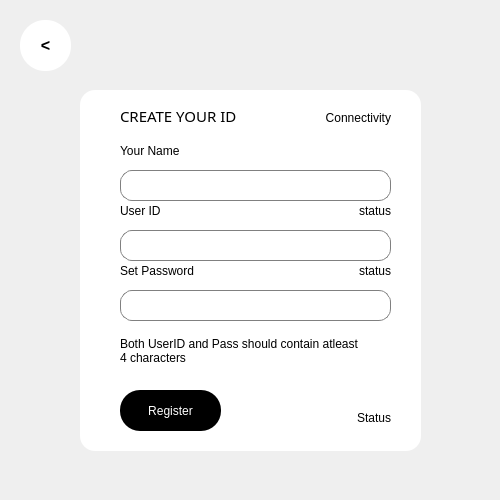
<?xml version="1.0" encoding="UTF-8"?>
<ui version="4.0">
 <class>IDRegister</class>
 <widget class="QDialog" name="IDRegister">
  <property name="geometry">
   <rect>
    <x>0</x>
    <y>0</y>
    <width>500</width>
    <height>500</height>
   </rect>
  </property>
  <property name="windowTitle">
   <string>Dialog</string>
  </property>
  <widget class="QGroupBox" name="groupBox">
   <property name="geometry">
    <rect>
     <x>80</x>
     <y>90</y>
     <width>341</width>
     <height>361</height>
    </rect>
   </property>
   <property name="styleSheet">
    <string notr="true">QGroupBox {
background-color: white; 
border-radius: 15px
}</string>
   </property>
   <property name="title">
    <string/>
   </property>
   <widget class="QLabel" name="label_4">
    <property name="geometry">
     <rect>
      <x>40</x>
      <y>50</y>
      <width>101</width>
      <height>21</height>
     </rect>
    </property>
    <property name="styleSheet">
     <string notr="true">color: rgb(0, 0, 0);</string>
    </property>
    <property name="text">
     <string>Your Name</string>
    </property>
   </widget>
   <widget class="QLineEdit" name="txt_Name">
    <property name="geometry">
     <rect>
      <x>40</x>
      <y>80</y>
      <width>271</width>
      <height>31</height>
     </rect>
    </property>
    <property name="styleSheet">
     <string notr="true">QLineEdit {

border: 1px solid gray; 
border-radius: 12px; 
background color: white; 
padding: 5px


}</string>
    </property>
   </widget>
   <widget class="QLabel" name="label">
    <property name="geometry">
     <rect>
      <x>40</x>
      <y>110</y>
      <width>101</width>
      <height>21</height>
     </rect>
    </property>
    <property name="styleSheet">
     <string notr="true">color: rgb(0, 0, 0);</string>
    </property>
    <property name="text">
     <string>User ID</string>
    </property>
   </widget>
   <widget class="QLineEdit" name="txt_ID">
    <property name="geometry">
     <rect>
      <x>40</x>
      <y>140</y>
      <width>271</width>
      <height>31</height>
     </rect>
    </property>
    <property name="styleSheet">
     <string notr="true">QLineEdit {

border: 1px solid gray; 
border-radius: 12px; 
background color: white; 
padding: 5px


}</string>
    </property>
   </widget>
   <widget class="QLabel" name="label_2">
    <property name="geometry">
     <rect>
      <x>40</x>
      <y>170</y>
      <width>101</width>
      <height>21</height>
     </rect>
    </property>
    <property name="styleSheet">
     <string notr="true">color: rgb(0, 0, 0);</string>
    </property>
    <property name="text">
     <string>Set Password</string>
    </property>
   </widget>
   <widget class="QLineEdit" name="txt_Password">
    <property name="geometry">
     <rect>
      <x>40</x>
      <y>200</y>
      <width>271</width>
      <height>31</height>
     </rect>
    </property>
    <property name="styleSheet">
     <string notr="true">QLineEdit {

border: 1px solid gray; 
border-radius: 12px; 
background color: white; 
padding: 5px


}</string>
    </property>
   </widget>
   <widget class="QPushButton" name="pushButton">
    <property name="geometry">
     <rect>
      <x>40</x>
      <y>300</y>
      <width>101</width>
      <height>41</height>
     </rect>
    </property>
    <property name="styleSheet">
     <string notr="true">QPushButton {
background-color: black; 
color: white;  
border-radius: 20px; 
}</string>
    </property>
    <property name="text">
     <string>Register</string>
    </property>
   </widget>
   <widget class="QLabel" name="label_5">
    <property name="geometry">
     <rect>
      <x>240</x>
      <y>320</y>
      <width>71</width>
      <height>16</height>
     </rect>
    </property>
    <property name="styleSheet">
     <string notr="true">color: rgb(0, 0, 0);</string>
    </property>
    <property name="text">
     <string>Status</string>
    </property>
    <property name="alignment">
     <set>Qt::AlignRight|Qt::AlignTrailing|Qt::AlignVCenter</set>
    </property>
   </widget>
   <widget class="QLabel" name="label_3">
    <property name="geometry">
     <rect>
      <x>210</x>
      <y>20</y>
      <width>101</width>
      <height>16</height>
     </rect>
    </property>
    <property name="styleSheet">
     <string notr="true">color: rgb(0, 0, 0);</string>
    </property>
    <property name="text">
     <string>Connectivity</string>
    </property>
    <property name="alignment">
     <set>Qt::AlignRight|Qt::AlignTrailing|Qt::AlignVCenter</set>
    </property>
   </widget>
   <widget class="QLabel" name="label_6">
    <property name="geometry">
     <rect>
      <x>40</x>
      <y>10</y>
      <width>181</width>
      <height>31</height>
     </rect>
    </property>
    <property name="font">
     <font>
      <family>Montserrat ExtraBold</family>
      <pointsize>11</pointsize>
     </font>
    </property>
    <property name="styleSheet">
     <string notr="true">color: rgb(0, 0, 0);</string>
    </property>
    <property name="text">
     <string>CREATE YOUR ID</string>
    </property>
   </widget>
   <widget class="QLabel" name="label_7">
    <property name="geometry">
     <rect>
      <x>140</x>
      <y>110</y>
      <width>171</width>
      <height>21</height>
     </rect>
    </property>
    <property name="styleSheet">
     <string notr="true">color: rgb(0, 0, 0);</string>
    </property>
    <property name="text">
     <string>status</string>
    </property>
    <property name="alignment">
     <set>Qt::AlignRight|Qt::AlignTrailing|Qt::AlignVCenter</set>
    </property>
   </widget>
   <widget class="QLabel" name="label_8">
    <property name="geometry">
     <rect>
      <x>170</x>
      <y>170</y>
      <width>141</width>
      <height>21</height>
     </rect>
    </property>
    <property name="styleSheet">
     <string notr="true">color: rgb(0, 0, 0);</string>
    </property>
    <property name="text">
     <string>status</string>
    </property>
    <property name="alignment">
     <set>Qt::AlignRight|Qt::AlignTrailing|Qt::AlignVCenter</set>
    </property>
   </widget>
   <widget class="QLabel" name="label_9">
    <property name="geometry">
     <rect>
      <x>40</x>
      <y>240</y>
      <width>241</width>
      <height>41</height>
     </rect>
    </property>
    <property name="styleSheet">
     <string notr="true">color: rgb(0, 0, 0);</string>
    </property>
    <property name="text">
     <string>Both UserID and Pass should contain atleast 4 characters</string>
    </property>
    <property name="alignment">
     <set>Qt::AlignLeading|Qt::AlignLeft|Qt::AlignVCenter</set>
    </property>
    <property name="wordWrap">
     <bool>true</bool>
    </property>
   </widget>
  </widget>
  <widget class="QPushButton" name="pushButton_2">
   <property name="geometry">
    <rect>
     <x>20</x>
     <y>20</y>
     <width>51</width>
     <height>51</height>
    </rect>
   </property>
   <property name="font">
    <font>
     <pointsize>12</pointsize>
     <weight>75</weight>
     <bold>true</bold>
    </font>
   </property>
   <property name="styleSheet">
    <string notr="true">QPushButton {
background-color: white; 
color: black;  
border-radius: 25px; 
}</string>
   </property>
   <property name="text">
    <string>&lt;</string>
   </property>
  </widget>
 </widget>
 <resources/>
 <connections/>
</ui>
